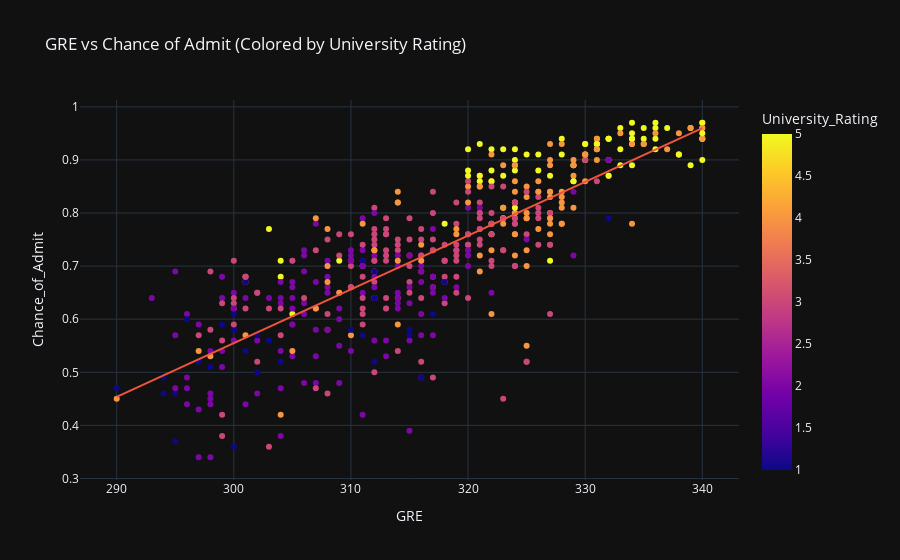

This figure's notebook cell:
### Code cell
fig = px.scatter(adm_data, x='GRE', y='Chance_of_Admit', color='University_Rating',
                 trendline='ols', title='GRE vs Chance of Admit (Colored by University Rating)')
fig.update_layout(template='plotly_dark')
fig.show(renderer='vscode')

### Figure 1 — Plotly figure (JSON) as saved in the notebook; plotly's stock layout.template omitted (floating-point values rounded to 4 significant figures; data arrays with more than 128 entries replaced by an {"elided": "..."} marker saying what was removed)
{"data": [{"hovertemplate": "GRE=%{x}<br>Chance_of_Admit=%{y}<br>University_Rating=%{marker.color}<extra></extra>", "legendgroup": "", "marker": {"color": {"elided": "500 int values"}, "coloraxis": "coloraxis", "symbol": "circle"}, "mode": "markers", "name": "", "orientation": "v", "showlegend": false, "type": "scatter", "x": {"elided": "500 int values"}, "xaxis": "x", "y": {"elided": "500 float values"}, "yaxis": "y"}, {"hovertemplate": "<b>OLS trendline</b><br>Chance_of_Admit = 0.0101259 * GRE + -2.48281<br>R<sup>2</sup>=0.656668<br><br>GRE=%{x}<br>Chance_of_Admit=%{y} <b>(trend)</b><extra></extra>", "legendgroup": "", "marker": {"symbol": "circle"}, "mode": "lines", "name": "", "showlegend": false, "type": "scatter", "x": {"elided": "500 int values"}, "xaxis": "x", "y": {"elided": "500 float values"}, "yaxis": "y"}], "layout": {"coloraxis": {"colorbar": {"title": {"text": "University_Rating"}}, "colorscale": [[0, "#0d0887"], [0.1111, "#46039f"], [0.2222, "#7201a8"], [0.3333, "#9c179e"], [0.4444, "#bd3786"], [0.5556, "#d8576b"], [0.6667, "#ed7953"], [0.7778, "#fb9f3a"], [0.8889, "#fdca26"], [1, "#f0f921"]]}, "legend": {"tracegroupgap": 0}, "title": {"text": "GRE vs Chance of Admit (Colored by University Rating)"}, "xaxis": {"anchor": "y", "domain": [0, 1], "title": {"text": "GRE"}}, "yaxis": {"anchor": "x", "domain": [0, 1], "title": {"text": "Chance_of_Admit"}}}}
